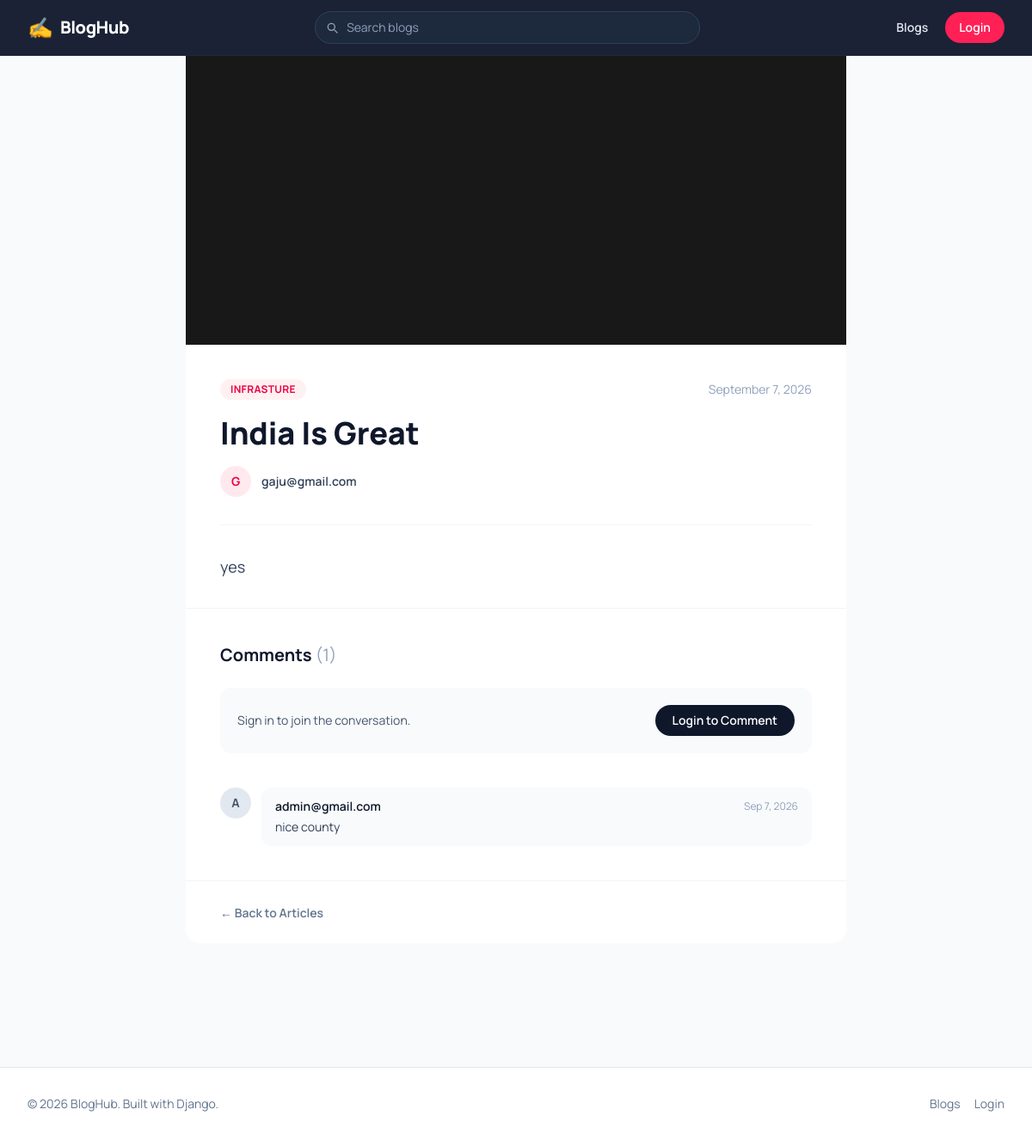
The app's page /blogs/5/ with its own data.
### blogs/models.py (models this page shows, shortened)
class BlogPostsModel(models.Model):
    categories = (
            ('science and tech','science and tech'),
            ('politics', 'politics'),
            ('sports', 'sports'),
            ('infrasture', 'infrasture'),
            ('finance', 'finance')
        )
    title = models.CharField(max_length=100)
    description = models.TextField()
    category = models.CharField(choices=categories, max_length=40)
    author = models.ForeignKey(User, on_delete=models.CASCADE)
    photo = models.ImageField(upload_to='blog_photos/')
    created_at = models.DateTimeField(auto_now_add=True)
    updated_at = models.DateTimeField(auto_now=True)

class CommentsModel(models.Model):
    comment = models.CharField(max_length=100)
    author = models.ForeignKey(User, on_delete=models.CASCADE)
    post = models.ForeignKey(BlogPostsModel, on_delete=models.CASCADE)
    created_at = models.DateTimeField(auto_now_add=True)
    updated_at = models.DateTimeField(auto_now=True)
    class Meta:
        constraints = [
            models.UniqueConstraint(
                fields=['author', 'post'],
                name='one_comment_per_user_per_post'
            )
        ]

### accounts/models.py (models this page shows)
class User(AbstractBaseUser, PermissionsMixin):
    roles = (
        ('admin','admin'),
        ('non-admin','non-admin')
    )
    id = models.UUIDField(primary_key=True, default=uuid.uuid4, unique=True, editable=False)
    email = models.EmailField(unique=True)
    full_name = models.CharField(max_length=50)
    phone_number = models.CharField()
    role = models.CharField(choices=roles, default='non-admin', max_length=15)
    created_at = models.DateTimeField(auto_now_add=True)
    updated_at = models.DateTimeField(auto_now=True)
    is_active = models.BooleanField(default=True)
    is_staff = models.BooleanField(default=False)
    is_superuser = models.BooleanField(default=False)
    objects = UserManager()
    USERNAME_FIELD = 'email'
    REQUIRED_FIELDS = []
    def __str__(self):
        return self.email

### blogs/views.py (the view)
# urls.py: path('<int:pk>/',views.detailBlogView,name='detail-blog'),
def detailBlogView(request, pk):
    blog = get_object_or_404(BlogPostsModel, id=pk)
    comments = CommentsModel.objects.filter(post=blog).order_by('-created_at')
    if request.user.is_authenticated:
        comments = CommentsModel.objects.filter(post=blog).annotate(priority=Case(When(author=request.user,then=Value(0)),
                default=Value(1),output_field=IntegerField())).order_by('priority','-created_at')
    if request.method == 'POST':
        if not request.user.is_authenticated:
            return redirect(f'/login/?next={request.path}')
        already_commented = CommentsModel.objects.filter(author=request.user,post=blog).exists()
        if already_commented:
            messages.error(request,'You have already commented on this post.')
            return redirect('detail-blog',pk=blog.id)
        form = CreateCommentForm(request.POST)
        if form.is_valid():
            comment = form.save(commit=False)
            comment.author = request.user
            comment.post = blog
            comment.save()
            messages.success(request,'Comment added successfully!')
            return redirect('detail-blog',pk=blog.id)
    else:
        form = CreateCommentForm()
    return render(request,'blogs/detailBlog.html',{'blog': blog,'comments': comments,'form': form,})

### blogs/forms.py
class CreateCommentForm(forms.ModelForm):
    class Meta:
        model = CommentsModel
        fields = ['comment']
        widgets = {
            'comment': forms.Textarea(attrs={
                'class': 'w-full h-20 border border-gray-300 rounded-lg p-3',
                'rows': 4,
                'placeholder': 'Write your comment...'
            })
        }

### templates/blogs/detailBlog.html (shortened to what this page needs)
{% extends 'base.html' %}
{% block content %}
<main class="flex-1 bg-slate-50 pb-20">
    <article class="max-w-3xl mx-auto">
        {% if blog.photo %}
        <div class="w-full aspect-[16/7] overflow-hidden bg-slate-100">
            <img src="{{ blog.photo.url }}" alt="{{ blog.title }}" class="w-full h-full object-cover">
        </div>
        {% endif %}
        <div class="bg-white px-6 sm:px-10 pt-10">
            <div class="flex items-center justify-between mb-4">
                <span class="text-xs font-bold uppercase tracking-wide text-rose-600 bg-rose-50 px-3 py-1 rounded-full">
                    {{ blog.category|title }}
                </span>
                <span class="text-sm text-slate-400">{{ blog.created_at|date:"F j, Y" }}</span>
            </div>
            <h1 class="text-3xl sm:text-4xl font-extrabold text-slate-900 leading-tight mb-4">
                {{ blog.title|title }}
            </h1>
            <div class="flex items-center gap-3 pb-8 border-b border-slate-100">
                <span class="w-9 h-9 rounded-full bg-rose-500/10 text-rose-600 flex items-center justify-center text-sm font-bold">
                    {{ blog.author|stringformat:"s"|first|upper }}
                </span>
                <span class="text-sm font-semibold text-slate-700">{{ blog.author }}</span>
            </div>
            <div class="prose prose-slate max-w-none py-8">
                <p class="text-slate-700 text-lg leading-8 whitespace-pre-line">{{ blog.description }}</p>
            </div>
        </div>
        <div class="bg-white px-6 sm:px-10 py-10 border-t border-slate-100">
            <h2 class="text-xl font-bold text-slate-900 mb-6">
                Comments <span class="text-slate-400 font-normal">({{ comments|length }})</span>
            </h2>
            {% if user.is_authenticated %}
            <form method="post" class="mb-10 flex gap-3 items-start">
                {% csrf_token %}
                <span class="w-9 h-9 shrink-0 rounded-full bg-rose-500/10 text-rose-600 flex items-center justify-center text-sm font-bold">
                    {{ request.user.full_name|default:request.user.email|first|upper }}
                </span>
                <div class="flex-1">
                    {{ form.comment }}
                    {% if form.comment.errors %}
                        <p class="text-red-500 text-sm mt-1">{{ form.comment.errors.0 }}</p>
                    {% endif %}
                    <button type="submit"
                        class="mt-3 bg-rose-500 hover:bg-rose-400 text-white text-sm font-semibold px-5 py-2.5 rounded-full transition">
                        Add Comment
                    </button>
                </div>
            </form>
            {% else %}
            <div class="bg-slate-50 rounded-xl p-5 mb-10 flex items-center justify-between flex-wrap gap-3">
                <p class="text-slate-600 text-sm">Sign in to join the conversation.</p>
                <a href="{% url 'login' %}?next={{ request.path }}"
                    class="inline-block bg-slate-900 hover:bg-slate-800 text-white text-sm font-semibold px-5 py-2 rounded-full transition">
                    Login to Comment
                </a>
            </div>
            {% endif %}
            <div class="space-y-6">
                {% for comment in comments %}
                <div class="flex gap-3">
                    <span class="w-9 h-9 shrink-0 rounded-full bg-slate-200 text-slate-600 flex items-center justify-center text-sm font-bold">
                        {{ comment.author.email|first|upper }}
                    </span>
                    <div class="flex-1 bg-slate-50 rounded-xl px-4 py-3">
                        <div class="flex justify-between items-center mb-1">
                            <p class="font-semibold text-slate-900 text-sm">{{ comment.author.email }}</p>
                            <p class="text-xs text-slate-400">{{ comment.created_at|date:"M j, Y" }}</p>
                        </div>
                        <p class="text-slate-700 text-sm">{{ comment.comment }}</p>
                    </div>
                </div>
                {% empty %}
                <p class="text-slate-400 text-sm text-center py-8">No comments yet. Be the first to comment!</p>
                {% endfor %}
            </div>
        </div>
        <div class="bg-white px-6 sm:px-10 py-6 border-t border-slate-100 rounded-b-2xl">
            <a href="{% url 'list-blogs' %}" class="inline-flex items-center gap-1 text-sm font-semibold text-slate-500 hover:text-rose-600 transition">
                ← Back to Articles
            </a>
        </div>
    </article>
</main>
{% endblock content %}

### records on screen
BlogPostsModel: photo (picture), category "INFRASTURE", created_at "September 7, 2026", title "India Is Great", author|first "G", author "gaju@gmail.com", description "yes"
CommentsModel: author.email|first "A", author.email "admin@gmail.com", created_at "Sep 7, 2026", comment "nice county"

### other values on screen
{{ comments|length }} "1"
